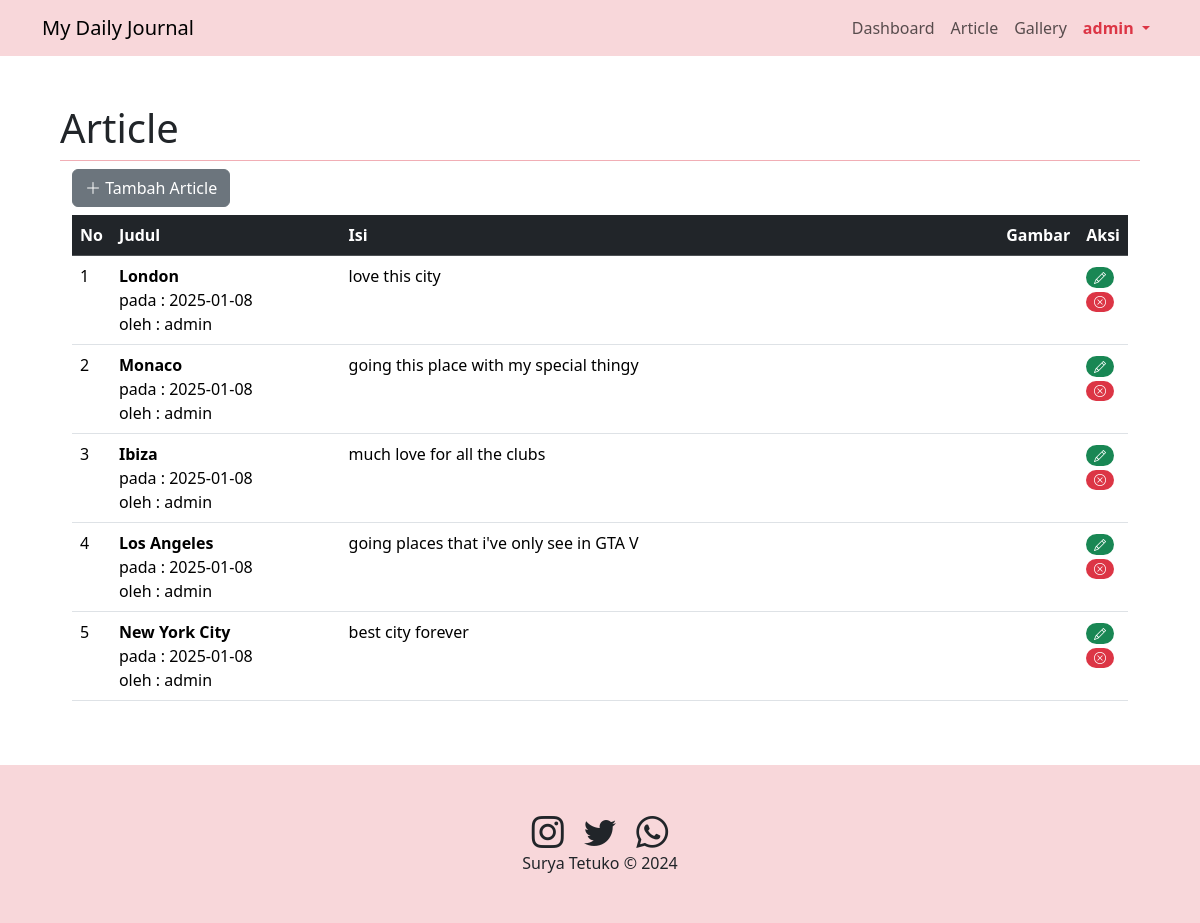
Screenshot of /admin.php?page=article (signed in) with the database file from the repository.
### tables this page shows
CREATE TABLE `article` (
  `id` int(11) NOT NULL,
  `judul` text NOT NULL,
  `isi` text NOT NULL,
  `gambar` text NOT NULL,
  `tanggal` date NOT NULL,
  `username` varchar(50) NOT NULL
);

### article.php (the view, shortened to what this page needs)
<?php
include "koneksi.php";
?>
<div class="container">
<button type="button" class="btn btn-secondary mb-2" data-bs-toggle="modal" data-bs-target="#modalTambah">
    <i class="bi bi-plus-lg"></i> Tambah Article
</button>
    <div class="row">
        <div class="table-responsive">
            <table class="table table-hover">
                <thead class="table-dark">
                    <tr>
                        <th>No</th>
                        <th class="w-25">Judul</th>
                        <th class="w-75">Isi</th>
                        <th class="w-25">Gambar</th>
                        <th class="w-25">Aksi</th>
                    </tr>
                </thead>
                <tbody>
                    <?php
                    $sql = "SELECT * FROM article ORDER BY tanggal DESC";
                    $hasil = $conn->query($sql);
                    $no = 1;
                    while ($row = $hasil->fetch_assoc()) {
                    ?>
                        <tr>
                            <td><?= $no++ ?></td>
                            <td>
                                <strong><?= $row["judul"] ?></strong>
                                <br>pada : <?= $row["tanggal"] ?>
                                <br>oleh : <?= $row["username"] ?>
                            </td>
                            <td><?= $row["isi"] ?></td>
                            <td>
                            </td>
                            <td>
                                <a href="#" title="edit" class="badge rounded-pill text-bg-success" data-bs-toggle="modal" data-bs-target="#modalEdit<?= $row["id"] ?>"><i class="bi bi-pencil"></i></a>
                                <a href="#" title="delete" class="badge rounded-pill text-bg-danger" data-bs-toggle="modal" data-bs-target="#modalHapus<?= $row["id"] ?>"><i class="bi bi-x-circle"></i></a>
                            </td>
                        </tr>
                    <?php
                    }
                    ?>
                </tbody>
            </table>
        </div>
    </div>
</div>

### rows the page displays
article: judul "London", tanggal "2025-01-08", username "admin", isi "love this city"
article: judul "Monaco", tanggal "2025-01-08", username "admin", isi "going this place with my special thingy"
article: judul "Ibiza", tanggal "2025-01-08", username "admin", isi "much love for all the clubs"
article: judul "Los Angeles", tanggal "2025-01-08", username "admin", isi "going places that i've only see in GTA V"
article: judul "New York City", tanggal "2025-01-08", username "admin", isi "best city forever"

### other values shown
$_SESSION['username'] "admin"
$_GET['page'] "Article"
